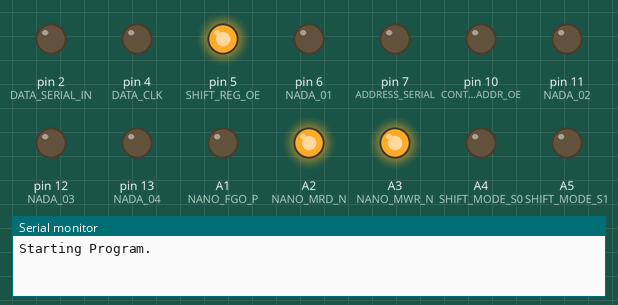
This sketch was run on a simulated Arduino Uno, built with avr-gcc and run on an emulated ATmega328P. Shown: output pins drawn as LEDs (lit = HIGH), the last lines printed to the serial monitor. Pins used as bus, display or sensor lines are not drawn.

Above: at 0.1 s.
At 6.2 s:
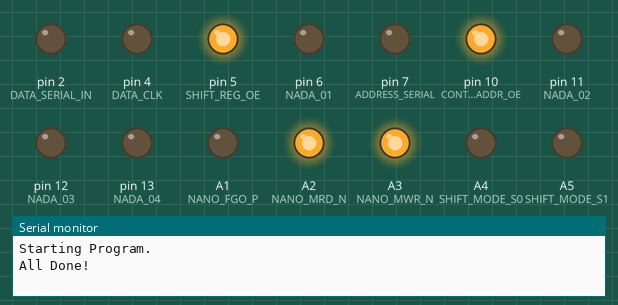
Timing chart, 0 to 7.7 s (numbered marks = the images above):
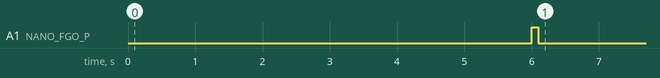

The sketch:

super_elf_expansion_bios_202202.ino
```cpp
#define DATA_SERIAL_IN  2
#define DATA_SERIAL_OUT 3
#define DATA_CLK        4
#define SHIFT_REG_OE    5
#define NADA_01         6
#define ADDRESS_SERIAL  7
#define ADDRESS_SRCLK   8
#define ADDRESS_RCLK    9
#define CONTROL_ADDR_OE 10
#define NADA_02         11
#define NADA_03         12
#define NADA_04         13
#define NANO_RST_P      A0
#define NANO_FGO_P      A1
#define NANO_MRD_N      A2
#define NANO_MWR_N      A3
#define SHIFT_MODE_S0   A4
#define SHIFT_MODE_S1   A5

void turnOnBus() {
  digitalWrite(CONTROL_ADDR_OE, LOW);
  return;
}

void turnOffBus() {
  digitalWrite(CONTROL_ADDR_OE,HIGH);
  digitalWrite(SHIFT_REG_OE, HIGH);
  return;
}

void setDataShiftForShiftDataLeft() {
  digitalWrite(SHIFT_MODE_S0,LOW);
  digitalWrite(SHIFT_MODE_S1,HIGH);
  clockDataShiftRegister();
  return;
}

void setDataShiftForShiftDataRight() {
  digitalWrite(SHIFT_MODE_S0,HIGH);
  digitalWrite(SHIFT_MODE_S1,LOW);
  clockDataShiftRegister();
  return;
}

void clockDataShiftRegister() {
  delayMicroseconds(1);
  digitalWrite(DATA_CLK,LOW);
  digitalWrite(DATA_CLK,HIGH);
  delayMicroseconds(1);
  digitalWrite(DATA_CLK,LOW);
  return;
}

void setDataShiftForReadRAM() {
  digitalWrite(SHIFT_MODE_S0,HIGH);
  digitalWrite(SHIFT_MODE_S1,HIGH);
  clockDataShiftRegister();
  digitalWrite(SHIFT_REG_OE,HIGH);
  return;
}

void setDataShiftForWriteRAM() {
  digitalWrite(SHIFT_MODE_S0,LOW);
  digitalWrite(SHIFT_MODE_S1,LOW);
  clockDataShiftRegister();
  digitalWrite(SHIFT_REG_OE,LOW);
  return;
}


void setAddress(long lngAddress) {

  unsigned int intHighByte;
  unsigned int intLowByte;

  intLowByte  = lngAddress;
  intHighByte = lngAddress >> 8;

  digitalWrite(ADDRESS_SRCLK,LOW);
  shiftOut(ADDRESS_SERIAL, ADDRESS_SRCLK, MSBFIRST, (intHighByte));

  digitalWrite(ADDRESS_SRCLK,LOW);
  shiftOut(ADDRESS_SERIAL, ADDRESS_SRCLK, MSBFIRST, (intLowByte));

  digitalWrite(ADDRESS_RCLK, LOW);
  digitalWrite(ADDRESS_RCLK, HIGH);
  digitalWrite(ADDRESS_RCLK, LOW);

}

void setDataByte(byte bytData) {

  setDataShiftForShiftDataRight();

  for (int bit_ptr = 7; bit_ptr >= 0; bit_ptr--) {
    byte single_bit = bitRead(bytData,bit_ptr);
    digitalWrite(DATA_SERIAL_IN, single_bit);
    clockDataShiftRegister();
  }

}

void memoryRead() {
  setDataShiftForReadRAM();
  digitalWrite(NANO_MRD_N,LOW);
  delayMicroseconds(2);
  digitalWrite(NANO_MRD_N,HIGH);
}

void memoryWrite() {
  setDataShiftForWriteRAM();
  digitalWrite(NANO_MWR_N,LOW);
  delayMicroseconds(2);
  digitalWrite(NANO_MWR_N,HIGH);
  digitalWrite(SHIFT_REG_OE,HIGH);

}

void setup() {

  digitalWrite(NANO_MWR_N,HIGH);
  digitalWrite(NANO_MRD_N,HIGH);
  digitalWrite(NANO_RST_P,LOW);
  digitalWrite(NANO_FGO_P,LOW);

  digitalWrite(SHIFT_REG_OE,HIGH);
  digitalWrite(CONTROL_ADDR_OE,HIGH);

  digitalWrite(ADDRESS_RCLK,LOW);
  digitalWrite(ADDRESS_SRCLK,LOW);

  pinMode(DATA_SERIAL_IN,  OUTPUT);
  pinMode(DATA_SERIAL_OUT, INPUT);
  pinMode(DATA_CLK,        OUTPUT);
  pinMode(SHIFT_REG_OE,    OUTPUT);
  pinMode(NADA_01,         OUTPUT);
  pinMode(ADDRESS_SERIAL,  OUTPUT);
  pinMode(ADDRESS_SRCLK,   OUTPUT);
  pinMode(ADDRESS_RCLK,    OUTPUT);
  pinMode(CONTROL_ADDR_OE, OUTPUT);
  pinMode(NADA_02,         OUTPUT);
  pinMode(NADA_03,         OUTPUT);
  pinMode(NADA_04,         OUTPUT);
  pinMode(NANO_RST_P,      OUTPUT);
  pinMode(NANO_FGO_P,      OUTPUT);
  pinMode(NANO_MRD_N,      OUTPUT);
  pinMode(NANO_MWR_N,      OUTPUT);
  pinMode(SHIFT_MODE_S0,   OUTPUT);
  pinMode(SHIFT_MODE_S1,   OUTPUT);

  Serial.begin(115200);

  Serial.println("Starting Program.");

  turnOnBus();
  digitalWrite(NANO_RST_P,HIGH);
  delay(1000);
  digitalWrite(NANO_RST_P,LOW);

  delay(5000);

  digitalWrite(NANO_FGO_P,HIGH);
  delay(100);
  digitalWrite(NANO_FGO_P,LOW);


  turnOffBus();


  /*

  setAddress(0);
  setDataByte(0x7B);
  memoryWrite();

  setAddress(1);
  setDataByte(0x7A);
  memoryWrite();

  setAddress(2);
  setDataByte(0x30);
  memoryWrite();

  setAddress(3);
  setDataByte(0x00);
  memoryWrite();

  */


  /*

  for (long lngAddress = 0; lngAddress <= 1023; lngAddress++) {
    setAddress(lngAddress);
    setDataByte(0x7B);
    memoryWrite();
  }

  for (long lngAddress = 1024; lngAddress <= 2047; lngAddress++) {
    setAddress(lngAddress);
    setDataByte(0x7A);
    memoryWrite();
  }

  setAddress(2048);
  setDataByte(0xC0);
  memoryWrite();

  setAddress(2049);
  setDataByte(0x00);
  memoryWrite();

  setAddress(2050);
  setDataByte(0x00);
  memoryWrite();

  */


  Serial.println("All Done!");

}

/************************************************************************/
/* Loop Code : Run once per initialization                              */
/************************************************************************/

void loop() {

}
```
